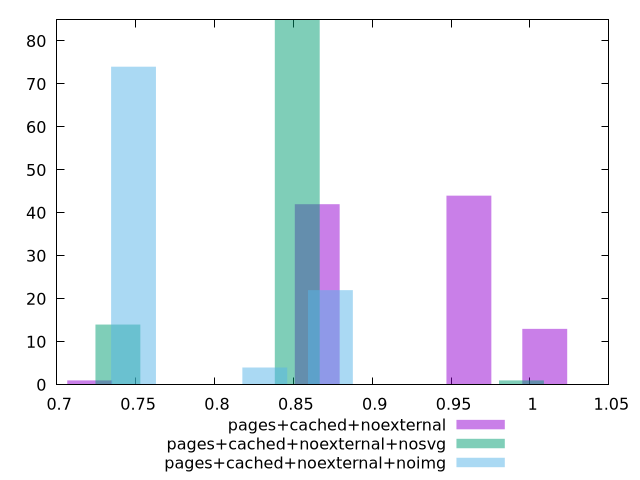

Recreate this plot in gnuplot.
$_pagesCachedNoexternal <<EOF
1.0093528137761372 13
0.8651595546652604 42
0.9612883940725115 44
0.7209662955543836 1
EOF
$_pagesCachedNoexternalNosvg <<EOF
0.8525017144046857 85
0.7388348191507276 14
0.9945853334721333 1
EOF
$_pagesCachedNoexternalNoimg <<EOF
0.7487350687818961 74
0.8735242469122121 22
0.8319278542021068 4
EOF
set key outside below
set terminal pngcairo
set output "report_00005_2020-11-02T22-26-11.212Z/uses-http2/uses-http2_pages+cached+noexternal_pages+cached+noexternal+nosvg_pages+cached+noexternal+noimg+hist.png"
set boxwidth 0.028416723813489524
set style fill transparent solid 0.5 noborder
set yrange [0:85]
plot $_pagesCachedNoexternal title "pages+cached+noexternal" with boxes ,$_pagesCachedNoexternalNosvg title "pages+cached+noexternal+nosvg" with boxes ,$_pagesCachedNoexternalNoimg title "pages+cached+noexternal+noimg" with boxes ,
